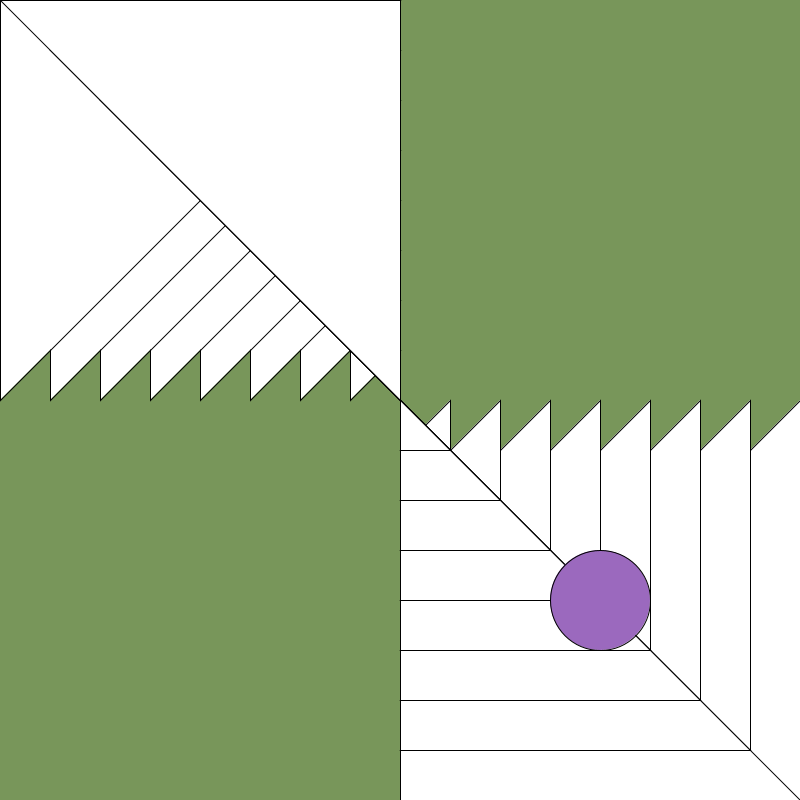
Frame 1 (no input)
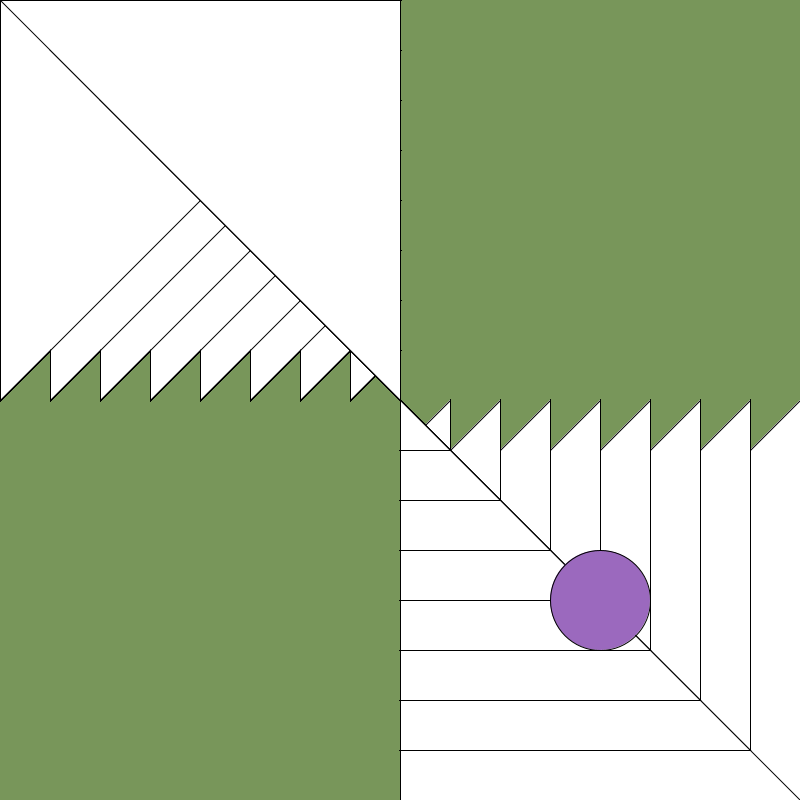
Frame 60 (the mouse pressed at the canvas centre just before this capture)
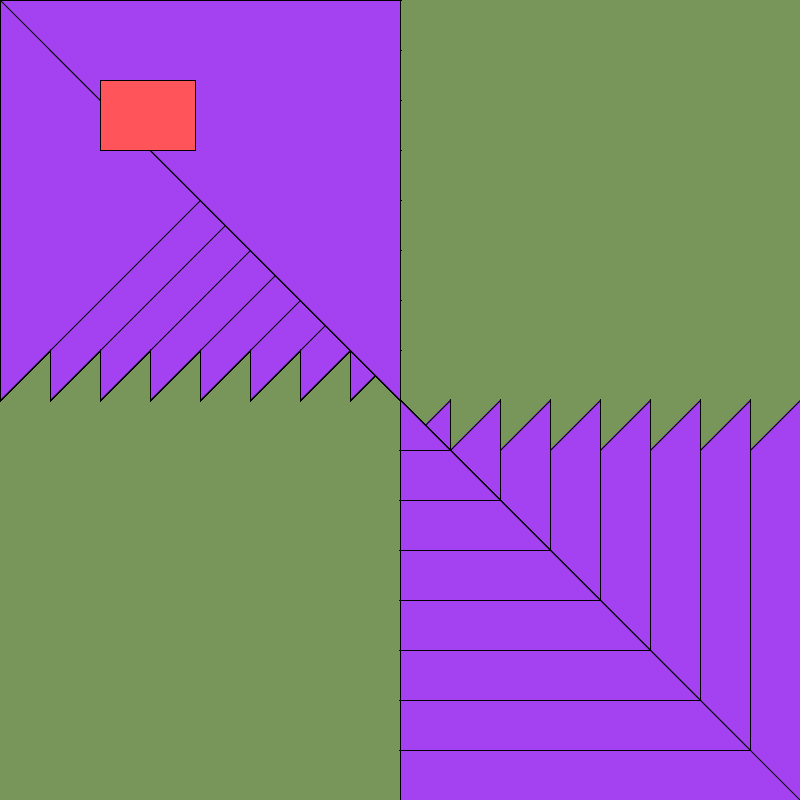
Frame 120 (the mouse held since frame 60 and released just before this capture)

The Processing sketch that drew these frames (run headless with seeded random() and noise(); from frame 60 on, the mouse is pressed at the canvas centre):

// Processing sketch: SS3_shapes_HassanFares
// ── SS3_shapes_HassanFares.pde
//boolean button = false;

float r= 255;
float g= 255;
float b= 255;


void setup(){
size(800, 800);
background(120, 150, 90);

}


void draw(){
  
  
  for (int i= width; i>=0; i-=50) {
   fill(r,g,b);
   triangle(i, i, width/2, i, i, i);
     
  }
  
   for (int i=width; i>=0; i-=50){
     fill(r,g,b);
     triangle(i, height/2, i, i, width/2, i);
   }  
   
    for (int i=height; i>=0; i-=50){
     fill(r,g,b);
     triangle(width/2, i, i, i, width/2, height/2);
   }  
  
   if (mousePressed == true){
    
     
    fill(255, 85, 90);
    rect(100, 80, 95, 70);
   
  }
  else if (mousePressed != true){
    
    fill(155, 105, 190);
    ellipse(600, 600, 100, 100);
  }
}

void mousePressed() {
  r= random (0, 255); 
  g= random (0, 255);
  b= random (0, 255);
}
